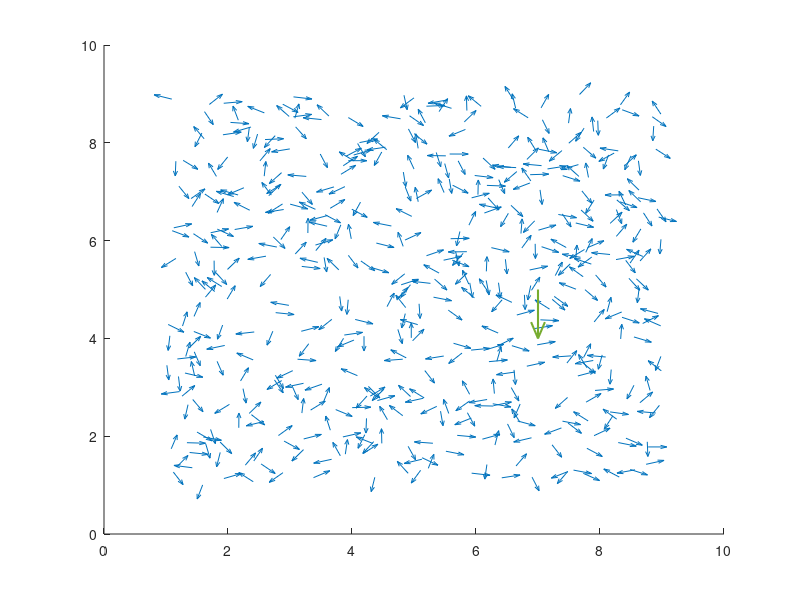

MATLAB code for this plot: (Note: this script raises an error after producing the figure.)
%对于一个个体，具有4个参量
%横坐标、纵坐标、运动速度、运动角度
x = 1 + 8 * rand(500,1);
y = 1 + 8 * rand(500,1);
angle = 2 * pi * rand(500,1);
velo = zeros(500,1);
for i = 1:500
    velo(i) = 0.03;
end
regiangle = zeros(500,1);
N = input('迭代次数');
hangle = 0;
for i = 1:N
    xh = 5 + 2 * cos(hangle);
    yh = 5 + 2 * sin(hangle);
    hold on
    quiver(x,y,0.3*cos(angle),0.3*sin(angle),'AutoScale','off');
    quiver(xh,yh,sin(hangle),-cos(hangle),0.89,'LineWidth',1.5,'AutoScale','off');
    hold off
    hangle = hangle - pi / 40;
    [angle,velo] = adjacentZone(x,y,angle,velo,xh,yh);
    %[angle,velo] = visibleZone(x,y,angle,velo,xh,yh,hangle - pi/2);
    x = x + velo .* cos(angle);
    y = y + velo .* sin(angle);
    axis([-1,11,-1,11]);
    axis square
    for j = 1:500
        regiangle(j) = adjustDirection(x,y,angle,j);
    end
    angle = regiangle;
    if i==1
        pause(5);
        clf
    else
        if i ~= N
            pause(0.1);
            clf
        else
            break;
        end
    end
end

function [angle,velo] = adjacentZone(x,y,angle,velo,xh,yh)
    dh = [xh,yh];
    for i = 1:500
        velo(i) = 0.03;
        dt = [x(i),y(i)];
        if norm(dt - dh) < 2
            velo(i) = 0.03 + 0.07 * norm(dt - dh);
            angle(i) = atan2(yh-y(i),xh-x(i)) + pi;
        end
    end
end

function [angle,velo] = visibleZone(x,y,angle,velo,xh,yh,hangle)
    dh = [xh,yh];
    for i = 1:500
         dt = [x(i),y(i)];
         if norm(dt - dh) < 4 && abs(atan2(y(i) - yh,x(i) - xh) - hangle) < pi/6
             vt = 0.05*(pi/6 - abs(atan2(y(i) - yh,x(i) - xh) - hangle));
             tangle = atan2(y(i) - yh,x(i) - xh) - hangle;
             if tangle > 0
                 tangle = tangle + pi/2;
                 v = [velo(i) * cos(angle(i)) + vt * cos(tangle),velo(i) * sin(angle(i)) + vt * sin(tangle)];
                 velo(i) = norm(v);
                 angle(i) = atan2(v(2),v(1));
             else
                 tangle = tangle - pi/2;
                 v = [velo(i) * cos(angle(i)) + vt * cos(tangle),velo(i) * sin(angle(i)) + vt * sin(tangle)];
                 velo(i) = norm(v);
                 angle(i) = atan2(v(2),v(1));
             end
         end
    end
end



